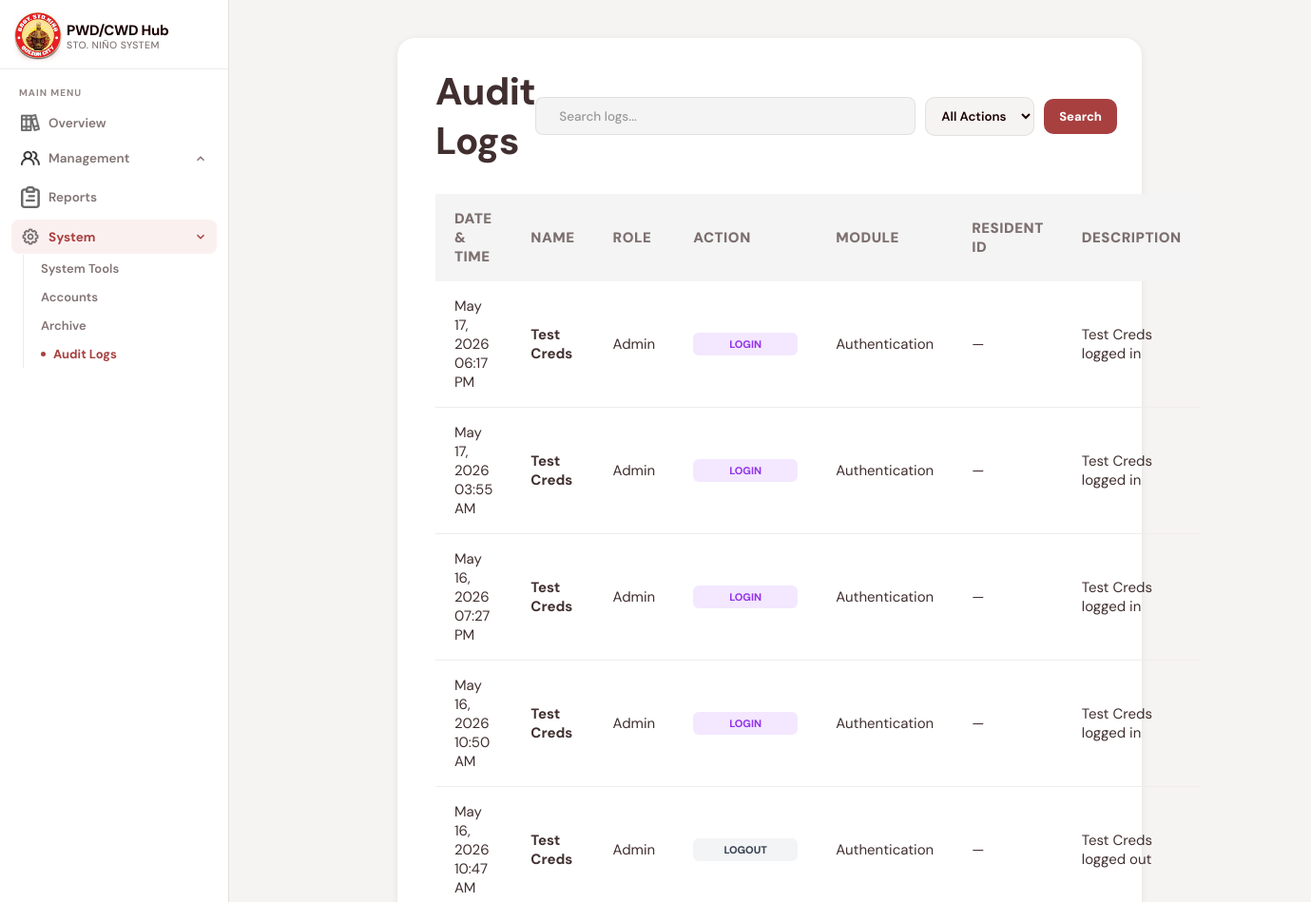
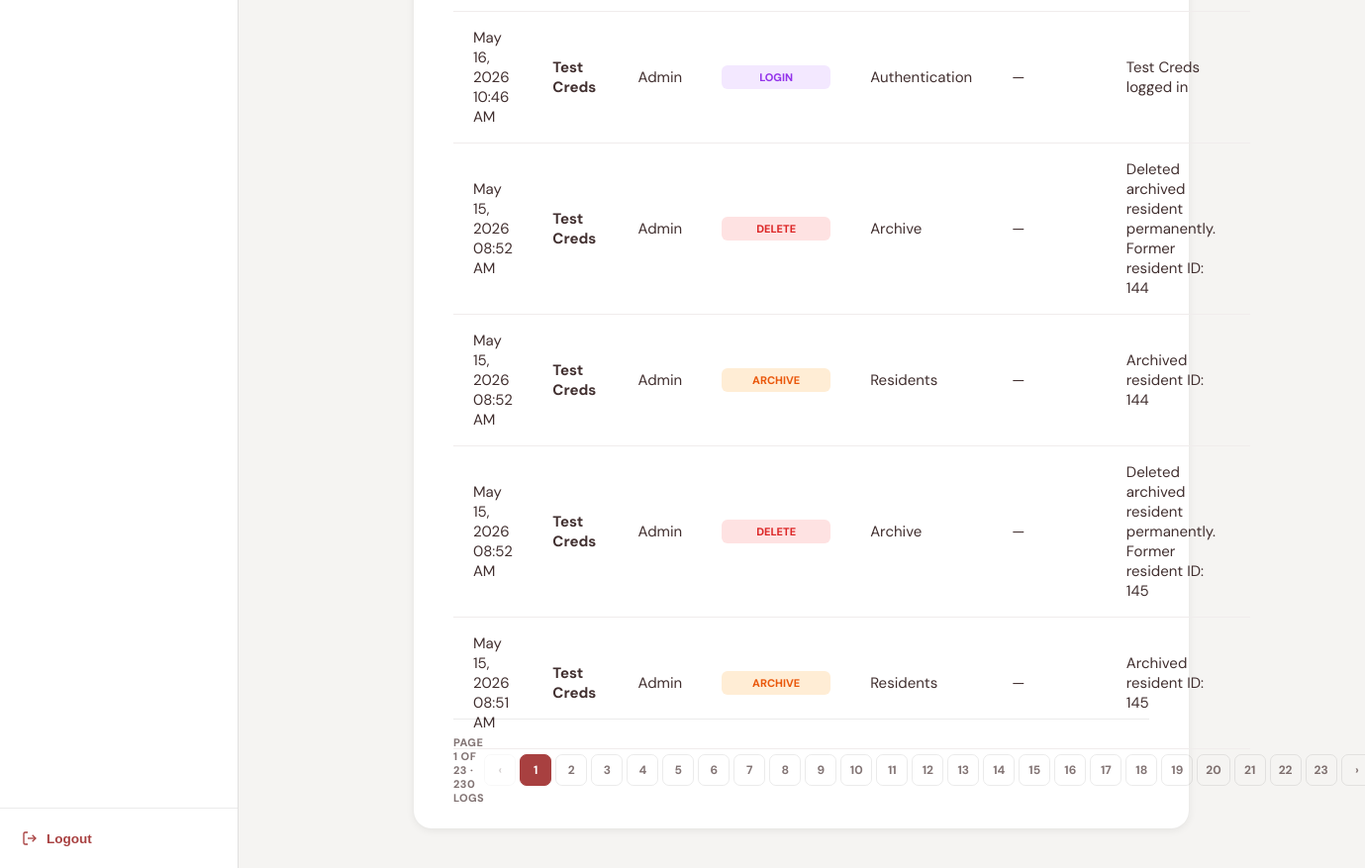
The page /auditlogs.php (signed in) on the database as committed earlier (2 pictures, top to bottom).
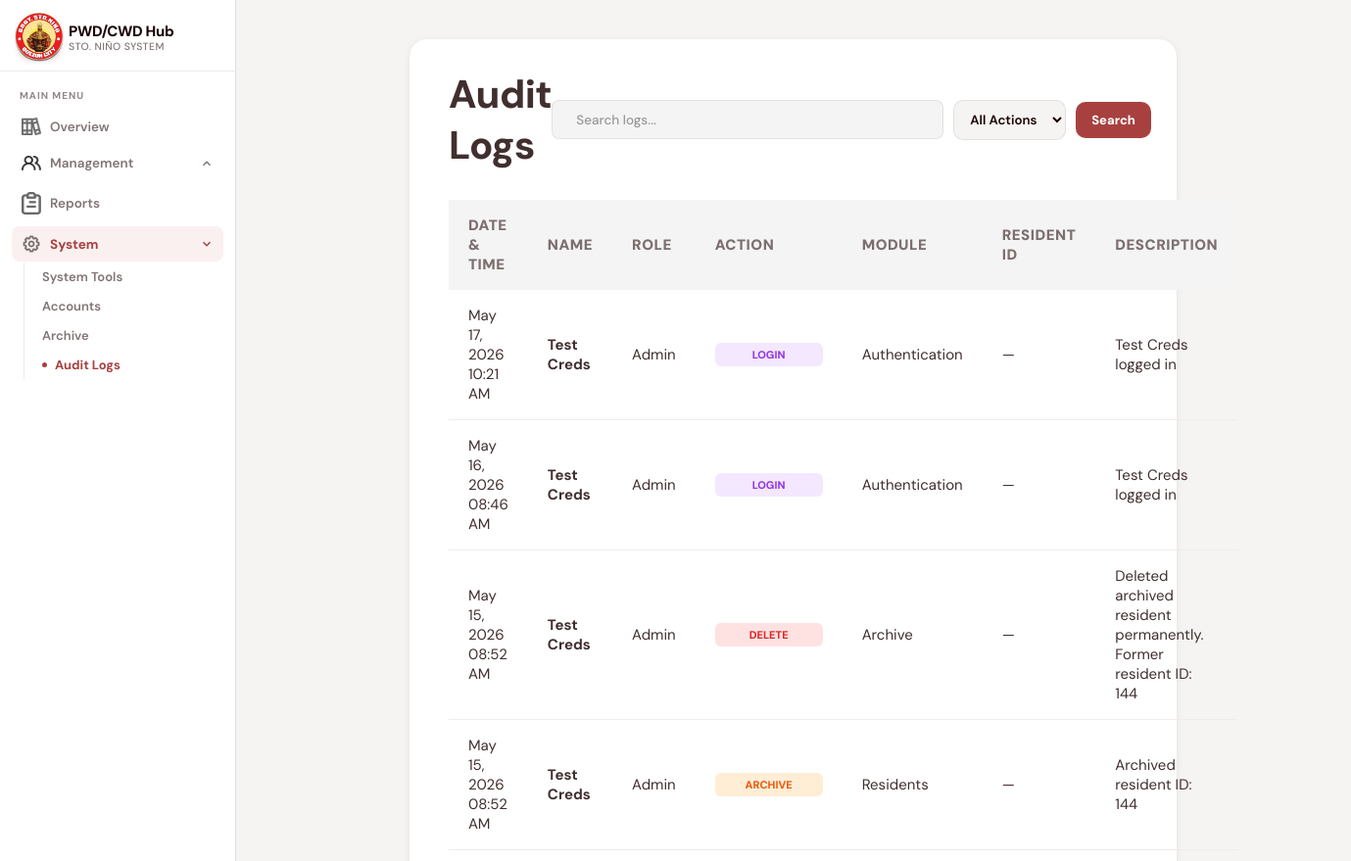
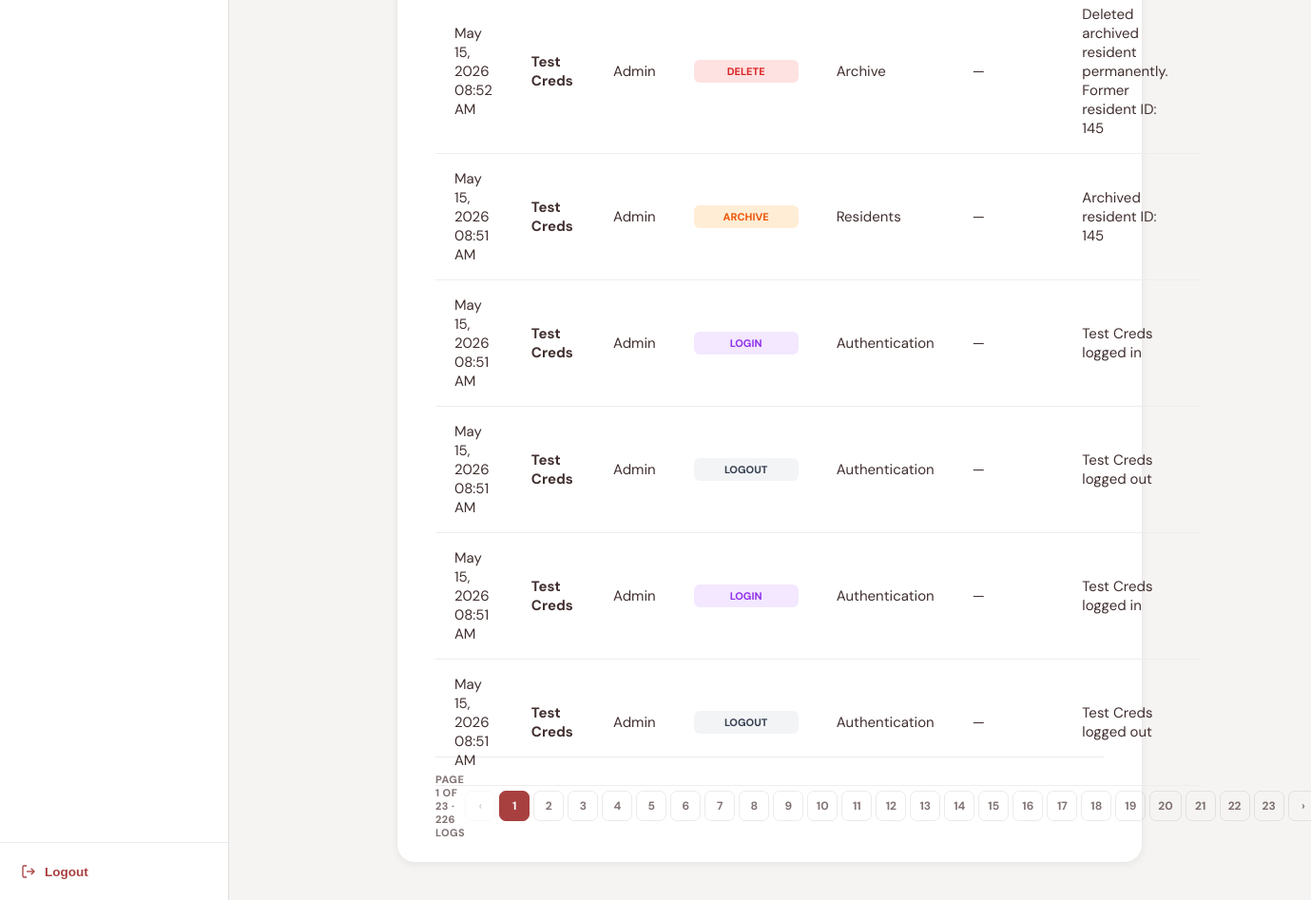
The same page on the database as committed later (2 pictures, top to bottom).
### tables this page shows
CREATE TABLE `audit_logs` (
  `ID` int(11) NOT NULL AUTO_INCREMENT,
  `admin_id` int(11) DEFAULT NULL,
  `admin_name` varchar(100) NOT NULL,
  `role` varchar(50) NOT NULL,
  `resident_id` int(11) DEFAULT NULL,
  `action` varchar(50) NOT NULL,
  `module` varchar(100) NOT NULL,
  `description` text NOT NULL,
  `created_at` timestamp NOT NULL DEFAULT current_timestamp(),
  PRIMARY KEY (`ID`),
  KEY `audit_logs_admin_id_idx` (`admin_id`),
  KEY `audit_logs_resident_id_idx` (`resident_id`),
  CONSTRAINT `audit_logs_admin_fk` FOREIGN KEY (`admin_id`) REFERENCES `admincreds` (`ID`) ON DELETE SET NULL ON UPDATE CASCADE,
  CONSTRAINT `audit_logs_resident_fk` FOREIGN KEY (`resident_id`) REFERENCES `residents` (`ID`) ON DELETE SET NULL ON UPDATE CASCADE
);

### func/getAuditLogs.php (called while the page is built, shortened)
<?php
require_once("db.php");
$per_page = 10;
$current_page = isset($_GET["page"]) && is_numeric($_GET["page"]) ? (int)$_GET["page"] : 1;
$offset = ($current_page - 1) * $per_page;
$search = trim($_GET["search"] ?? "");
$conditions = [];
$params = [];
$types = "";
$where = count($conditions) > 0 ? "WHERE " . implode(" AND ", $conditions) : "";
$count_sql = "SELECT COUNT(*) AS total FROM audit_logs $where";
$count_stmt = mysqli_prepare($conn, $count_sql);
mysqli_stmt_execute($count_stmt);
$count_result = mysqli_stmt_get_result($count_stmt);
$total_rows = mysqli_fetch_assoc($count_result)["total"];
$total_pages = max(1, ceil($total_rows / $per_page));
$data_sql = "SELECT * FROM audit_logs $where ORDER BY created_at DESC LIMIT ? OFFSET ?";
$data_params = array_merge($params, [$per_page, $offset]);
$data_types = $types . "ii";
$data_stmt = mysqli_prepare($conn, $data_sql);
mysqli_stmt_bind_param($data_stmt, $data_types, ...$data_params);
mysqli_stmt_execute($data_stmt);
$audit_result = mysqli_stmt_get_result($data_stmt);
function buildQuery($page, $extra = []) {
    $params = array_merge($_GET, ["page" => $page], $extra);
    return "?" . http_build_query($params);
}
function actionBadge($action) {
    $action = strtoupper($action);
    return match ($action) {
    "CREATE"  => "badge-create",
    "UPDATE"  => "badge-update",
    "APPROVE" => "badge-restore",
    "REJECT"  => "badge-delete",
    "ARCHIVE" => "badge-archive",
    "RESTORE" => "badge-restore",
    "DELETE"  => "badge-delete",
    "LOGIN"   => "badge-login",
    default   => "badge-default",
};
}
?>

### auditlogs.php (the view, shortened to what this page needs)
<?php
require_once("func/getAuditLogs.php");
?>
<!DOCTYPE html>
<html lang="en">
<head>
<link rel="stylesheet" href="css/auditlogs.css">
</head>
<body>
<aside class="sidebar">
  <div class="sidebar-brand">
    <div class="brand-icon">
      <img src="assets/barangay-logo.png" width="50">
    </div>
    <div class="brand-text">
      <span class="brand-name">PWD/CWD Hub</span>
      <span class="brand-sub">Sto. Niño System</span>
    </div>
  </div>
  <nav class="sidebar-nav">
    <div class="nav-section-label">Main Menu</div>
    <div class="nav-group">
      <a class="nav-item" href="dashboard.php">
        <img src="assets/overviewicon.png" width="20">
        Overview
      </a>
    </div>
    <div class="nav-group">
      <a class="nav-item" href="#" onclick="toggleMenu(event,'mgmt-sub')">
        <img src="assets/users.png" width="20">
        Management
        <svg class="chevron" viewBox="0 0 24 24"><polyline points="6 15 12 9 18 15"/></svg>
      </a>
    </div>
    <div class="nav-group">
      <a class="nav-item" href="reports.php">
        <img src="assets/reporticon.png" width="20">
        Reports
      </a>
    </div>
    <div class="nav-group">
      <a class="nav-item active open" href="#" onclick="toggleMenu(event,'system-sub')">
        <img src="assets/settingicon.png" width="20">
        System
        <svg class="chevron" viewBox="0 0 24 24"><polyline points="6 15 12 9 18 15"/></svg>
      </a>
      <div class="nav-sub open" id="system-sub">
        <a class="nav-sub-item" href="system.php">System Tools</a>
        <a class="nav-sub-item" href="account.php">Accounts</a>
        <a class="nav-sub-item" href="archive.php">Archive</a>
        <a class="nav-sub-item active" href="auditlogs.php">Audit Logs</a>
      </div>
    </div>
  </nav>
  <div class="sidebar-footer">
    <button class="logout-btn" onclick="logout()">
      <svg viewBox="0 0 24 24"><path d="M9 21H5a2 2 0 0 1-2-2V5a2 2 0 0 1 2-2h4"/><polyline points="16 17 21 12 16 7"/><line x1="21" y1="12" x2="9" y2="12"/></svg>
      Logout
    </button>
  </div>
</aside>
<main class="main-content">
  <div class="content-card">
    <div class="card-header">
      <div class="page-title">
        <h1>Audit Logs</h1>
      </div>
      <form method="GET" action="auditlogs.php" class="filter-form">
        <div class="search-bar">
          <input type="text" name="search" placeholder="Search logs..." value="<?= htmlspecialchars($search) ?>">
        </div>
        <select name="action" onchange="this.form.submit()">
          <option value="">All Actions</option>
        </select>
        <button type="submit" class="btn-filter">Search</button>
      </form>
    </div>
    <div class="table-wrap">
      <table class="data-table">
        <thead>
          <tr>
            <th>Date & Time</th>
            <th>Name</th>
            <th>Role</th>
            <th>Action</th>
            <th>Module</th>
            <th>Resident ID</th>
            <th>Description</th>
          </tr>
        </thead>
        <tbody>
          <?php if (mysqli_num_rows($audit_result) === 0): ?>
            <tr>
              <td colspan="7" class="empty">No audit logs found.</td>
            </tr>
          <?php else: ?>
            <?php while ($log = mysqli_fetch_assoc($audit_result)): ?>
              <tr>
                <td><?= htmlspecialchars(date("M d, Y h:i A", strtotime($log["created_at"]))) ?></td>
                <td class="fw-bold"><?= htmlspecialchars($log["admin_name"] ?? "Unknown") ?></td>
                <td><?= htmlspecialchars(ucfirst($log["role"] ?? "N/A")) ?></td>
                <td>
                  <span class="badge <?= actionBadge($log["action"]) ?>">
                    <?= htmlspecialchars($log["action"]) ?>
                  </span>
                </td>
                <td><?= htmlspecialchars($log["module"]) ?></td>
                <td><?= htmlspecialchars($log["resident_id"] ?? "—") ?></td>
                <td><?= htmlspecialchars($log["description"]) ?></td>
              </tr>
            <?php endwhile; ?>
          <?php endif; ?>
        </tbody>
      </table>
    </div>
    <div class="pagination">
      <span class="pagination-info">
        Page <?= $current_page ?> of <?= $total_pages ?> · <?= $total_rows ?> log<?= $total_rows != 1 ? "s" : "" ?>
      </span>
      <div class="pagination-btns">
        <a href="<?= buildQuery($current_page - 1) ?>" class="page-btn <?= $current_page <= 1 ? 'disabled' : '' ?>">‹</a>
        <?php for ($i = 1; $i <= $total_pages; $i++): ?>
          <a href="<?= buildQuery($i) ?>" class="page-btn <?= $i === $current_page ? 'active' : '' ?>">
            <?= $i ?>
          </a>
        <?php endfor; ?>
        <a href="<?= buildQuery($current_page + 1) ?>" class="page-btn <?= $current_page >= $total_pages ? 'disabled' : '' ?>">›</a>
      </div>
    </div>
  </div>
</main>
</body>
</html>

Rows that differ between the two databases and show on the page:
removed audit_logs: created_at "May 17, 2026 06:17 PM", admin_name "Test Creds", role "Admin", action "LOGIN", module "Authentication", resident "—", description "Test Creds logged in"
removed audit_logs: created_at "May 17, 2026 03:55 AM", admin_name "Test Creds", role "Admin", action "LOGIN", module "Authentication", resident "—", description "Test Creds logged in"
removed audit_logs: created_at "May 16, 2026 07:27 PM", admin_name "Test Creds", role "Admin", action "LOGIN", module "Authentication", resident "—", description "Test Creds logged in"
removed audit_logs: created_at "May 16, 2026 10:50 AM", admin_name "Test Creds", role "Admin", action "LOGIN", module "Authentication", resident "—", description "Test Creds logged in"
changed audit_logs: created_at "May 16, 2026 10:47 AM" → "May 17, 2026 10:21 AM"; action "LOGOUT" → "LOGIN"; description "Test Creds logged out" → "Test Creds logged in"
changed audit_logs: created_at "May 16, 2026 10:46 AM" → "May 16, 2026 08:46 AM"
now on this page (row unchanged): audit_logs: created_at "May 15, 2026 08:51 AM", admin_name "Test Creds", role "Admin", action "LOGIN", module "Authentication", resident "—", description "Test Creds logged in"
now on this page (row unchanged): audit_logs: created_at "May 15, 2026 08:51 AM", admin_name "Test Creds", role "Admin", action "LOGOUT", module "Authentication", resident "—", description "Test Creds logged out"
now on this page (row unchanged): audit_logs: created_at "May 15, 2026 08:51 AM", admin_name "Test Creds", role "Admin", action "LOGIN", module "Authentication", resident "—", description "Test Creds logged in"
now on this page (row unchanged): audit_logs: created_at "May 15, 2026 08:51 AM", admin_name "Test Creds", role "Admin", action "LOGOUT", module "Authentication", resident "—", description "Test Creds logged out"
Other text that changed with them:
$total_rows: "230" → "226"
